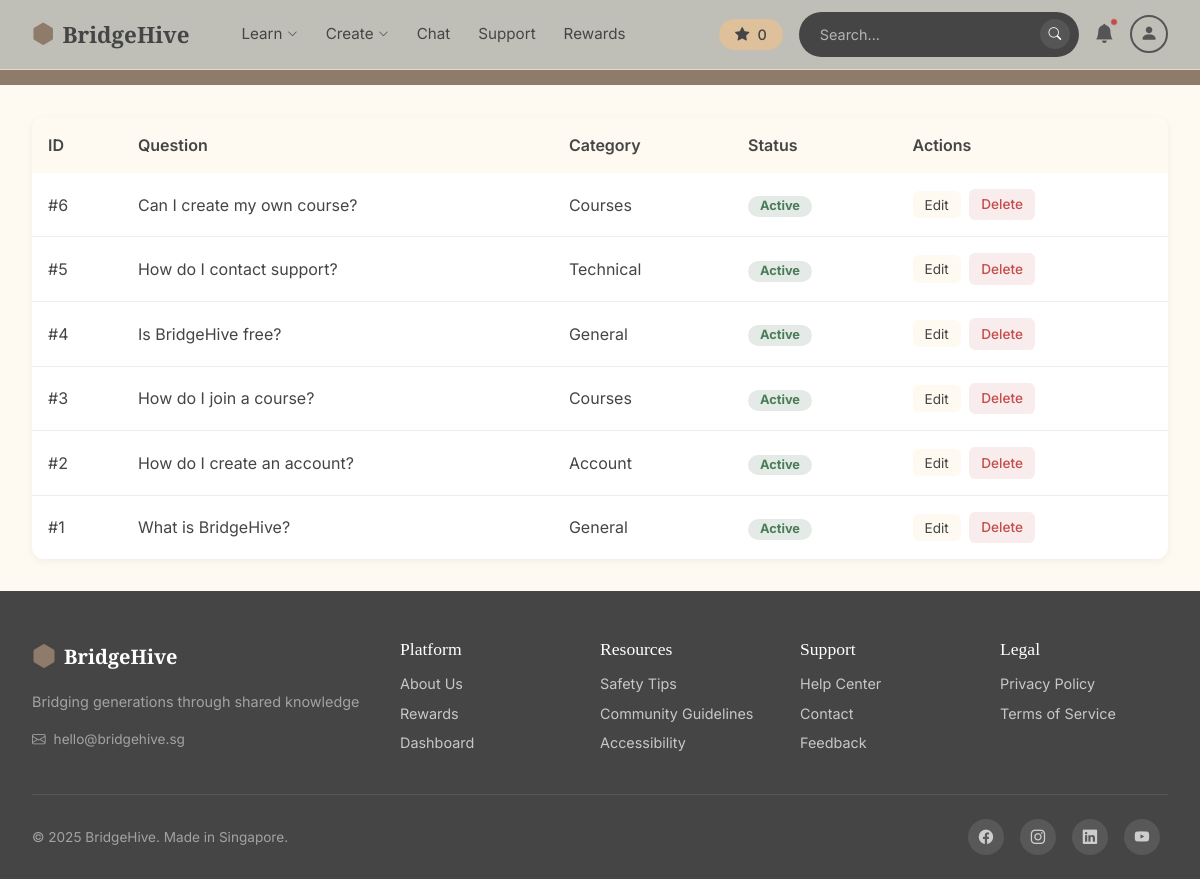
The app's page /admin/faqs (signed in) with its own data.
### app.py (models this page shows)
class FAQ(db.Model):
    __tablename__ = 'faqs'
    id = db.Column(db.Integer, primary_key=True)  # Auto-incrementing ID
    question = db.Column(db.Text, nullable=False)  # The question text
    answer = db.Column(db.Text, nullable=False)    # The answer text
    category = db.Column(db.String(50), nullable=False)  # e.g., General, Account, Courses
    is_active = db.Column(db.Boolean, default=True)  # Can hide FAQs without deleting
    view_count = db.Column(db.Integer, default=0)    # Track how many times viewed
    date_created = db.Column(db.DateTime, default=datetime.utcnow)
    date_modified = db.Column(db.DateTime, default=datetime.utcnow, onupdate=datetime.utcnow)

### app.py (the view)
@app.route('/admin/faqs')
def admin_faq_list():
    if not session.get('admin_logged_in'):
        return redirect(url_for('admin_login'))
    faqs = FAQ.query.order_by(FAQ.date_created.desc()).all()
    return render_template('admin/faq_list.html', faqs=faqs)

### app.py (called while the page is built, shortened)
def translate(key, locale='en'):
    return TRANSLATIONS.get(locale, {}).get(key, TRANSLATIONS['en'].get(key, key))

@app.context_processor
def inject_navbar_user():
    uid = session.get('user_id')
    current_user = None
    locale = 'en'
    body_classes = []
    tts_enabled = False
    user_settings = None
    return dict(
        navbar_user=current_user,  # Use navbar_user to not override route's user variable
        t=lambda key: translate(key, locale),
        body_classes=' '.join(body_classes),
        tts_enabled=tts_enabled,
        current_locale=locale,
        user_settings=user_settings
    )

### templates/admin/faq_list.html (shortened to what this page needs)
{% extends "base.html" %}
{% block navbar %}
{% include 'includes/navbar_new.html' %}
{% endblock %}
{% block content %}
<div class="admin-header">
    <h1>FAQ Management</h1>
    <div>
        <a href="{{ url_for('admin_dashboard') }}" class="btn-back">← Back</a>
        <a href="{{ url_for('admin_faq_create') }}" class="btn-add">+ Add FAQ</a>
    </div>
</div>
<div class="admin-content">
    <div class="faq-table">
        <table>
            <thead>
                <tr>
                    <th>ID</th>
                    <th>Question</th>
                    <th>Category</th>
                    <th>Status</th>
                    <th>Actions</th>
                </tr>
            </thead>
            <tbody>
                {% for faq in faqs %}
                <tr>
                    <td>#{{ faq.id }}</td>
                    <td style="max-width: 300px;">{{ faq.question[:60] }}{% if faq.question|length > 60 %}...{% endif %}</td>
                    <td>{{ faq.category }}</td>
                    <td>
                        {% if faq.is_active %}
                            <span class="badge badge-active">Active</span>
                        {% else %}
                            <span class="badge badge-inactive">Inactive</span>
                        {% endif %}
                    </td>
                    <td>
                        <a href="{{ url_for('admin_faq_edit', faq_id=faq.id) }}" class="action-btn btn-edit">Edit</a>
                        <form action="{{ url_for('admin_faq_delete', faq_id=faq.id) }}" method="POST" style="display: inline;" onsubmit="return confirm('Delete this FAQ?');">
                            <button type="submit" class="action-btn btn-delete">Delete</button>
                        </form>
                    </td>
                </tr>
                {% endfor %}
            </tbody>
        </table>
    </div>
</div>
{% endblock %}

### templates/base.html (style rules this page uses)
* { margin: 0; padding: 0; box-sizing: border-box; }
:root { --cream: #FEFAF1; --cream-dark: #EDEDE5; --brown: #8F7B6A; --tan: #DEC09A; --tan-light: #ECD9B9; --peach: #FFE5C4; --black: #454545; --gray: #555555; --gray-light: #B7B7B7; --taupe: #C4B4A7; --warm-gray: #BEBAAF; --off-white: #ECECE4; }
body { font-family: 'Inter', sans-serif; background-color: var(--cream); color: var(--black); min-height: 100vh; }
h1, h2, h3, .playfair { font-family: 'Playfair Display', serif; }
.btn-delete { padding: 0.6rem 1.5rem; background: #C54B4B; color: white; border: none; border-radius: 8px; cursor: pointer; font-weight: 500; }

### templates/admin/faq_list.html (style rules this page uses)
.admin-header { background-color: #8F7B6A; color: white; padding: 1.5rem 2rem; display: flex; justify-content: space-between; align-items: center; }
.admin-header h1 { font-family: 'Playfair Display', serif; font-size: 1.5rem; }
.admin-content { padding: 2rem; }
.btn-back { background: white; color: #454545; padding: 0.5rem 1rem; border-radius: 6px; text-decoration: none; margin-right: 0.5rem; }
.btn-add { background: white; color: #454545; padding: 0.5rem 1rem; border-radius: 6px; text-decoration: none; }
.faq-table { background: white; border-radius: 12px; overflow: hidden; box-shadow: 0 2px 8px rgba(0,0,0,0.05); }
table { width: 100%; border-collapse: collapse; }
th { background: #FEFAF1; padding: 1rem; text-align: left; font-weight: 600; }
td { padding: 1rem; border-bottom: 1px solid #EDEDE5; }
tr:last-child td { border-bottom: none; }
.badge { padding: 0.25rem 0.75rem; border-radius: 20px; font-size: 0.8rem; }
.badge-active { background: rgba(74,124,89,0.15); color: #4A7C59; }
.action-btn { padding: 0.35rem 0.75rem; border-radius: 6px; font-size: 0.85rem; text-decoration: none; margin-right: 0.25rem; }
.btn-edit { background: #FEFAF1; color: #454545; }
.btn-delete { background: rgba(197,75,75,0.1); color: #C54B4B; border: none; cursor: pointer; }

### records on screen
FAQ: id "6", question "Can I create my own course?", category "Courses", is_active "Active"
FAQ: id "5", question "How do I contact support?", category "Technical", is_active "Active"
FAQ: id "4", question "Is BridgeHive free?", category "General", is_active "Active"
FAQ: id "3", question "How do I join a course?", category "Courses", is_active "Active"
FAQ: id "2", question "How do I create an account?", category "Account", is_active "Active"
FAQ: id "1", question "What is BridgeHive?", category "General", is_active "Active"

### other values on screen
{{ t('nav.learn') }} "Learn"
{{ t('nav.create') }} "Create"
{{ t('nav.chat') }} "Chat"
{{ t('nav.support') }} "Support"
{{ t('nav.rewards') }} "Rewards"
{{ t('footer.tagline') }} "Bridging generations through shared knowledge"
{{ t('footer.platform') }} "Platform"
{{ t('footer.about') }} "About Us"
{{ t('footer.dashboard') }} "Dashboard"
{{ t('footer.resources') }} "Resources"
{{ t('footer.safety') }} "Safety Tips"
{{ t('footer.community') }} "Community Guidelines"
{{ t('footer.accessibility') }} "Accessibility"
{{ t('footer.help_center') }} "Help Center"
{{ t('footer.contact') }} "Contact"
